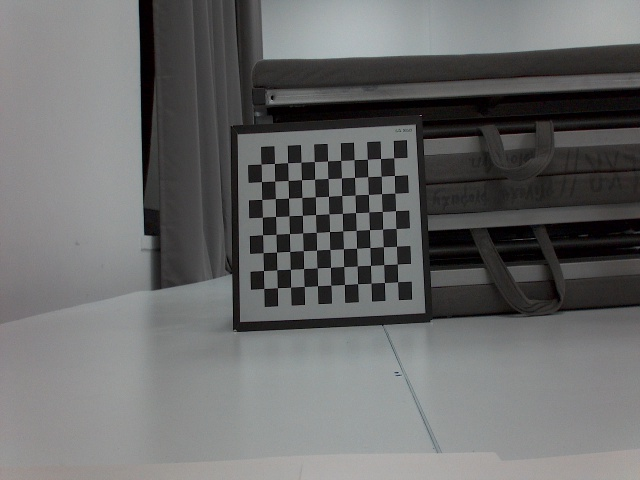
//> input picture src/tools/CameraCalibration/CalibrationImage/calib_104.jpg, 640 x 480 px; its folder holds 4 pictures in this run
$ ./Calibration   (built with g++ and OpenCV 4)
//> lines starting //> are read from the running program, lines starting //| are printed output that depends on the picture; after the words box and inside, x2 and y2 are one past the last pixel; in counts of white or black regions, pixels touching at a corner belong together
#include <opencv2/opencv.hpp>
#include <opencv2/calib3d.hpp>
#include <opencv2/imgproc.hpp>
#include <opencv2/highgui.hpp>
#include <iostream>
#include <vector>
#include <string>
#include <glob.h>

using namespace cv;
using namespace std;

int main()
{
    // 棋盘参数设置
    const Size BOARD_SIZE(11, 8);  // 棋盘内角点数量 (列数, 行数)
    const float SQUARE_SIZE = 20.0f;  // 每个方格的实际尺寸 (毫米)

    // 创建棋盘的世界坐标系坐标点
    vector<Point3f> objectPoints;
    for (int i = 0; i < BOARD_SIZE.height; i++) {
        for (int j = 0; j < BOARD_SIZE.width; j++) {
            objectPoints.push_back(Point3f(j * SQUARE_SIZE, i * SQUARE_SIZE, 0));
        }
    }

    // 存储所有图像的角点坐标和对应的世界坐标
    vector<vector<Point2f>> imagePointsAll;
    vector<vector<Point3f>> objectPointsAll;

    // 获取图像文件列表
    vector<String> imageFiles;
    glob("../CalibrationImage/*.jpg", imageFiles);

    if (imageFiles.empty()) {
        cout << "错误: 在image文件夹中没有找到PNG图片文件!" << endl;
        return -1;
    }

    cout << "找到 " << imageFiles.size() << " 张图片" << endl;

    Size imageSize;
    int validImages = 0;

    // 处理每张图片
    for (size_t i = 0; i < imageFiles.size(); i++) {
        Mat image = imread(imageFiles[i]);
//> image is the input picture: 480 rows x 640 cols, CV_8UC3; mean B, G, R 106, 106.1, 105.6
        if (image.empty()) {
            cout << "无法读取图片: " << imageFiles[i] << endl;
            continue;
        }

        // 转换为灰度图
        Mat gray;
        cvtColor(image, gray, COLOR_BGR2GRAY);
        imshow("ia",gray);
        waitKey(0);

        if (imageSize.width == 0) {
            imageSize = gray.size();
//> imageSize = Size(640, 480)
        }

        // 查找棋盘角点
        vector<Point2f> corners;
        bool found = findChessboardCorners(gray, BOARD_SIZE, corners,
                                         CALIB_CB_ADAPTIVE_THRESH |
                                         CALIB_CB_NORMALIZE_IMAGE |
                                         CALIB_CB_FAST_CHECK);
//> corners = 88 Points (x, y), first 12: [397.7, 281.8], [384.4, 282.6], [371.1, 283.2], [357.6, 283.7], [344.4, 284.4], [330.8, 285.2], [317.5, 285.7], [304.3, 286.5], [290.6, 287.2], [277.4, 287.8], [263.8, 288.5], [397.3, 264]; found = true

        if (found) {
            // 亚像素精确化角点位置
            cornerSubPix(gray, corners, Size(11, 11), Size(-1, -1),
                        TermCriteria(TermCriteria::EPS + TermCriteria::COUNT, 30, 0.1));
//> corners = 88 Points (x, y), first 12: [397.6, 281.8], [384.5, 282.5], [371.1, 283.2], [357.6, 283.7], [344.4, 284.5], [330.8, 285.2], [317.5, 285.7], [304.3, 286.5], [290.6, 287.2], [277.4, 287.7], [263.8, 288.5], [397.3, 264]

            // 存储角点
            imagePointsAll.push_back(corners);
//> imagePointsAll = 1 point lists
            objectPointsAll.push_back(objectPoints);
            validImages++;

            // 绘制角点（可选，用于验证）
            drawChessboardCorners(image, BOARD_SIZE, corners, found);
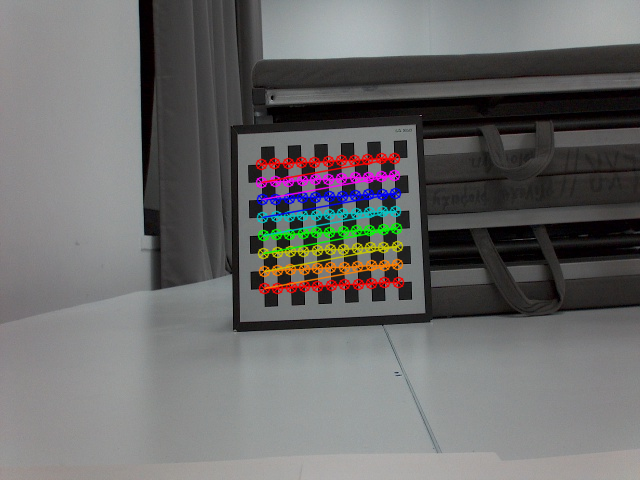
//> image: 480 rows x 640 cols, CV_8UC3; 3.96% of pixels changed, all inside (x1, y1, x2, y2) = (255, 152, 405, 295)

            cout << "图片 " << i + 1 << "/" << imageFiles.size()
                 << " 处理成功: " << imageFiles[i] << endl;

            // 显示结果（可选）
            Mat resized;
            resize(image, resized, Size(800, 600));
            imshow("棋盘角点检测", resized);
            waitKey(100);  // 短暂显示
        } else {
            cout << "图片 " << i + 1 << "/" << imageFiles.size()
                 << " 未找到棋盘: " << imageFiles[i] << endl;
        }
    }

    destroyAllWindows();

    if (validImages < 3) {
        cout << "错误: 需要至少3张有效的棋盘图片进行标定，当前只有 "
             << validImages << " 张" << endl;
//> (the run ends here: the program exits with an error code, at `return -1;`)
